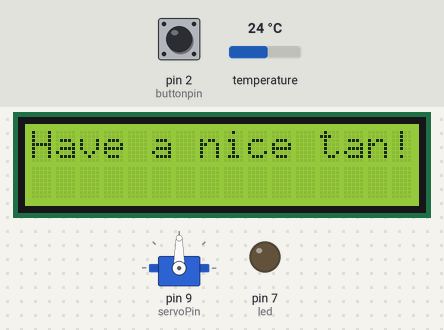
Bench run of a sketch on a simulated Arduino Uno, built with avr-gcc and run on an emulated ATmega328P. Shown: servo, 16×2 character LCD, output pins drawn as LEDs (lit = HIGH). The inputs (shaded band) are chosen by the test bench; at power-on: temperature 24 °C, pin 2 (buttonpin) LOW. What the sketch prints to the serial monitor is not drawn.

Above: at 2.4 s.
2.5 s: temperature set to 27.6 °C
4.5 s: temperature set to 28.6 °C
At 5.5 s:
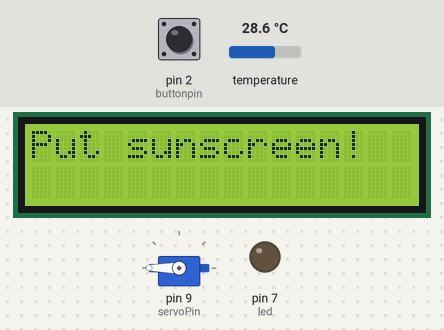
6.5 s: temperature set to 32.6 °C
8.0 s: temperature set to 33.9 °C
At 9.1 s:
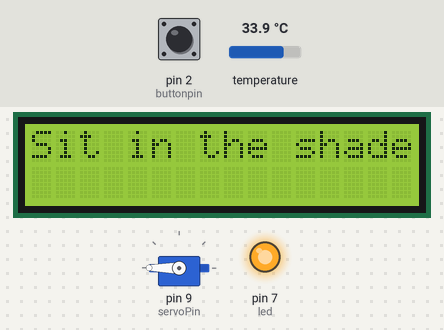
14.2 s: temperature set to 33 °C
At 16.3 s:
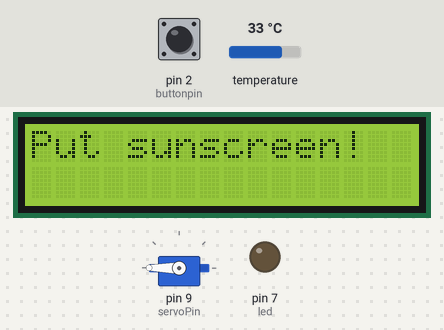
Timing chart, 0 to 17.3 s (numbered marks = the images above; inputs shaded):
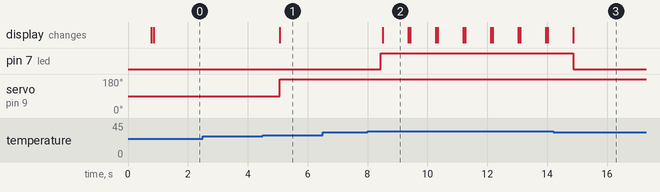

Measured:
- the behaviour switches between 28 and 28.1 °C on temperature (found by bisection; images 0 and 1)
- the behaviour switches between 33 and 33.1 °C on temperature (found by bisection; images 1 and 2)
- after the input at 2.5 s, every drawn part: stays the same
- after the input at 4.5 s, servo on pin 9 (servoPin): 90° → 180° after 0.57 s; the display: changes after 0.57 s (image 1)
- after the input at 6.5 s, every drawn part: stays the same
- after the input at 8.0 s, pin 7 (led): LOW → HIGH after 0.43 s; the display: changes after 0.51 s (image 2)
- after the input at 14.2 s, pin 7 (led): HIGH → LOW after 0.66 s
- what the display in image 2 shows lasts 0.9 s, from 8.5 s to 9.4 s

The sketch:

Pool_control_and_alarm_system_Group34.ino
```cpp
// C++ code
//
#include <Servo.h>
#include <Wire.h>
#include <LiquidCrystal_I2C.h>
#include <OneWire.h>
#include <DallasTemperature.h>


int led = 7;
const char buttonpin = 2;
float temp_sen = 4;
LiquidCrystal_I2C lcd(0x27,16,2);

#define servoPin  9
Servo servo;

OneWire oneWire(temp_sen);
DallasTemperature sensors(&oneWire);

int speed = 90;
bool ServoOn = false;
float temp;
int buttonstate = 0;

void setup()
{
  sensors.begin();
  pinMode(led, OUTPUT);
  pinMode(buttonpin, INPUT);
  servo.attach(servoPin);
  Serial.begin(9600);
  lcd.backlight();
}

void loop()
{
  Serial.print("The button state is: ");
  Serial.println(ServoOn);
  buttonstate = digitalRead(buttonpin);
  if(buttonstate == 1){
    Serial.println("high");
    if(ServoOn == false){
      ServoOn = true;
    }
    else{
      ServoOn = false;
    }
  }
  sensors.requestTemperatures();
  temp = sensors.getTempCByIndex(0);

  Serial.print("Celsius temperature: ");
  Serial.println(temp);
  if(temp > 28){
    lcd.begin(16, 2);
    lcd.print("Put sunscreen!");
    servo.write(180);
    digitalWrite(led, LOW);
    if(temp > 33) {
      digitalWrite(led, HIGH);
      lcd.begin(16, 2);
      lcd.print("Sit in the shade");
    }

  }
  else{
    lcd.begin(16, 2);
    lcd.print("Have a nice tan!");
    digitalWrite(led, LOW);
    if(ServoOn == true){
      servo.write(180);
    }
    else{
      servo.write(90);
    }
    speed = 90;
  }

}


void ventilate(){
  servo.write(180);
}
```
